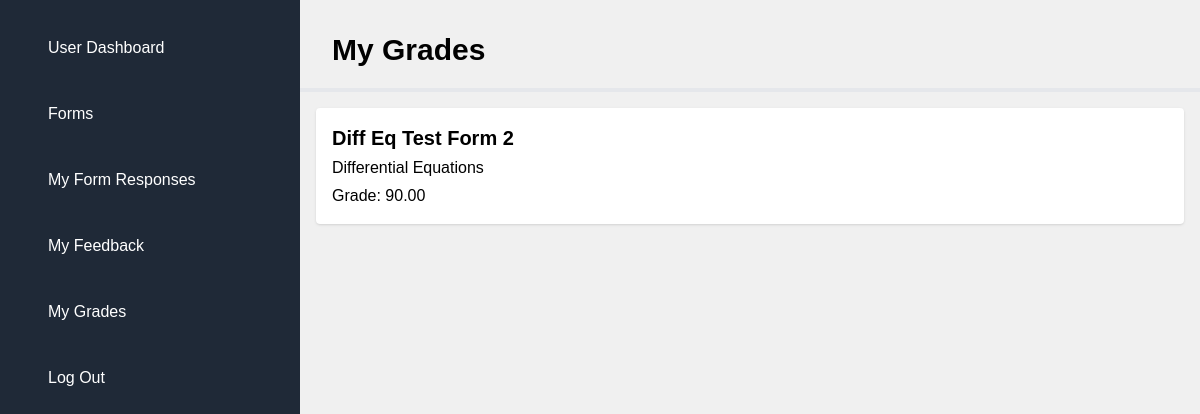
Page /student/my-grades/ (signed in) on the committed database.
### main/models.py (models this page shows, shortened)
class Grade(models.Model):
    form = models.ForeignKey('Form', on_delete=models.CASCADE)
    student = models.ForeignKey(settings.AUTH_USER_MODEL, on_delete=models.CASCADE)
    professor = models.ForeignKey(settings.AUTH_USER_MODEL, on_delete=models.CASCADE, related_name="given_grades")
    grade_value = models.DecimalField(max_digits=5, decimal_places=2) # or CharField if using A/B/C etc
    published = models.BooleanField(default=False)
    created_at = models.DateTimeField(auto_now_add=True)
    class Meta:
        unique_together = ['form', 'student']

class Form(models.Model):
    title = models.CharField(max_length=200)
    description = models.TextField(blank=True)
    deadline = models.DateTimeField(null=True, blank=True)
    course = models.ForeignKey('courses.Course', on_delete=models.CASCADE, related_name='forms', null=True, blank=True)
    creator = models.ForeignKey(settings.AUTH_USER_MODEL, on_delete=models.CASCADE)
    teams = models.ManyToManyField('courses.Team', related_name='forms', blank=True)
    created_at = models.DateTimeField(auto_now_add=True)
    updated_at = models.DateTimeField(auto_now=True)
    allow_multiple_responses = models.BooleanField(default=False, help_text="Allow each student to submit one response per teammate")

### courses/models.py (models this page shows, shortened)
class Course(models.Model):
    creator = models.ForeignKey(
        settings.AUTH_USER_MODEL,
        limit_choices_to={'role': 'professor'},
        on_delete=models.CASCADE,
        related_name='courses_created',
        null=True,
        blank=True
    )
    name = models.CharField(max_length=200)
    subject = models.CharField(max_length=100)
    semester = models.CharField(max_length=50)
    section = models.CharField(max_length=10)
    course_id = models.CharField(max_length=50)
    enrollment_size = models.PositiveIntegerField(default=0)
    created_at = models.DateTimeField(auto_now_add=True)

### student/views.py (the view)
# urls.py: path('my-grades/', views.my_grades, name='my_grades')
@login_required
def my_grades(request):
    grades = Grade.objects.filter(
        student=request.user,
        published=True
    ).select_related('form', 'form__course')
    return render(request, 'student/my_grades.html', {
        'grades': grades
    })

### student/templates/student/my_grades.html
{% extends 'shared/base.html' %}
{% block content %}
<h1 class="text-3xl font-bold mb-5 mt-8 ml-8">My Grades</h1>
<hr class="my-4 border-t-4" />
{% if grades %}
  <ul class="space-y-4">
    {% for grade in grades %}
      <li class="bg-white p-4 shadow rounded px-4 ml-4 mr-4">
        <h1 class="text-xl font-bold mb-1">{{ grade.form.title }}</h1>
        <div class="font-medium">{{ grade.form.course.name }}</div>
        <div class="mt-1">Grade: {{ grade.grade_value }}</div>
      </li>
    {% endfor %}
  </ul>
{% else %}
  <p>You have no grades published yet.</p>
{% endif %}
{% endblock %}

### main/static/main/css/styles.css (style rules this page uses)
body { margin: 0; padding: 0; font-family: "Poppins", sans-serif; }

### shared/templates/shared/base.html (style rules this page uses)
body { background-color: #f0f0f0; font-family: Arial, sans-serif; }

### rows in the picture
Grade: form "Diff Eq Test Form 2", form.course.name "Differential Equations", grade_value "90.00"
